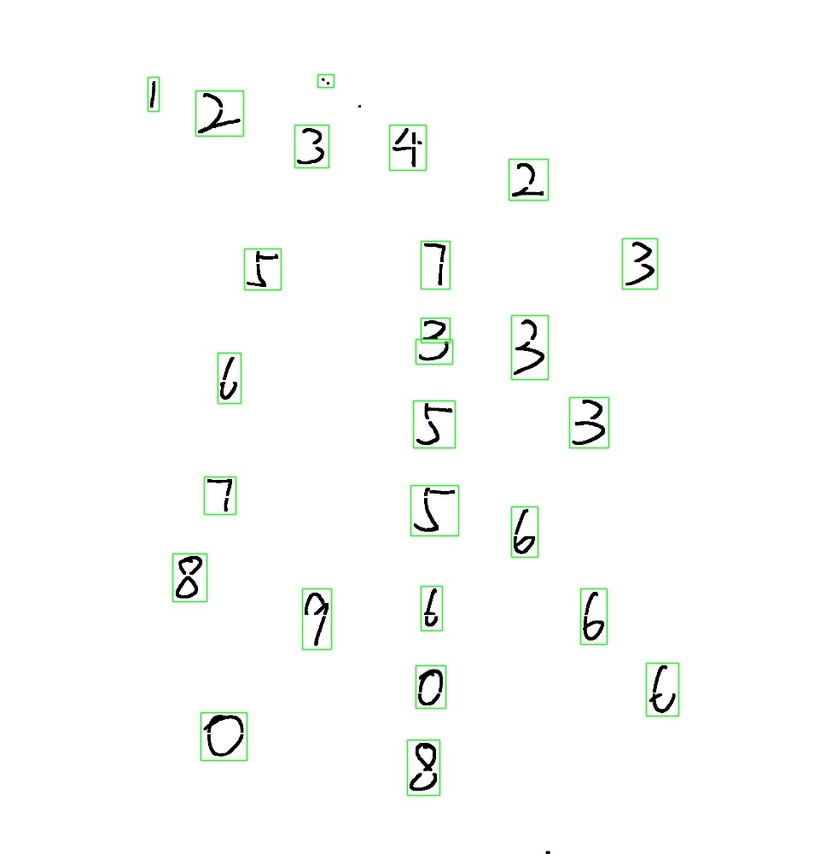
#> input picture bbox/10__ .jpg, 826 x 854 px, shrunk from 968 x 1000 before the run
$ python -i hough.py   (imports and definitions only)
#> lines starting #> are read from the running program, lines starting #| are printed output that depends on the picture; after the words box and inside, x2 and y2 are one past the last pixel; in counts of white or black regions, pixels touching at a corner belong together
#> further down, picture is the input picture: shape (854, 826, 3); mean B, G, R 250.6, 252, 250.7
import cv2
import numpy as np
import matplotlib.pyplot as plt
from PIL import Image, ImageFilter

def hough(img):
	img = Image.fromarray(img).convert('L')
	pixel = img.load()
	for x in range(img.width):
		for y in range(img.height):
			pixel[x, y] = 255 if pixel[x, y] > 150 else 0
	img = img.convert('RGB')
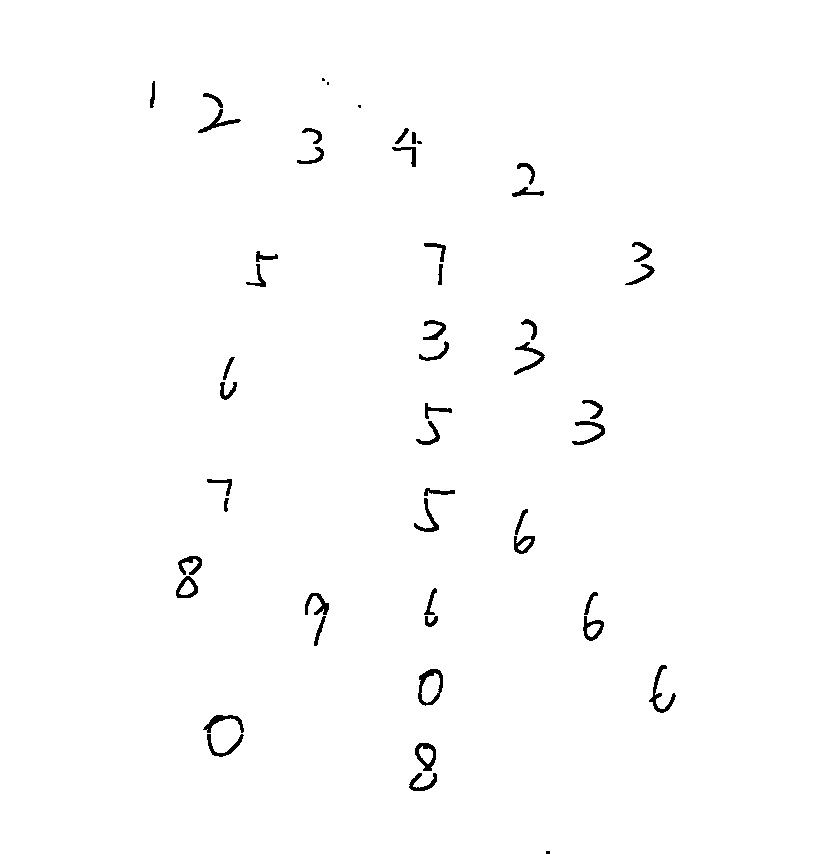
#> img: PIL image 826x854 RGB; 98.9% white; 51 black regions (5 under 20 px), largest, box (x1, y1, x2, y2) and area: (418, 669, 443, 706) 349, (649, 665, 676, 713) 315, (415, 743, 436, 771) 272
	img = np.asarray(img)

	rows,cols = img.shape[:2]
#> rows = 854; cols = 826

	edges = cv2.Canny(img,20,50)
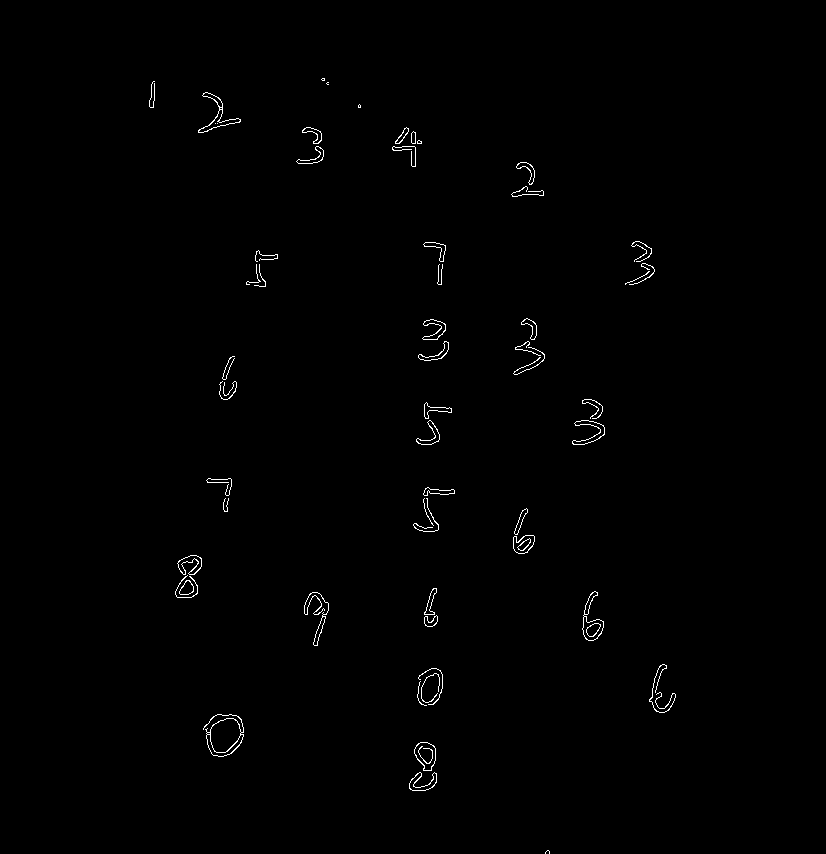
#> edges: shape (854, 826); 0.59% white in thin lines or dots, all inside (x1, y1, x2, y2) = (149, 78, 676, 854)
	im = img.copy()

	#cv2.imwrite('./dev/'+str(i+1)+'_.jpg', edges)

	#hough transform
	lines = cv2.HoughLinesP(edges,1,np.pi/180,150,minLineLength=10,maxLineGap=50)
#> lines = None
#> (the run stopped early here; a loop or call above may not have finished)

$ run again, on bbox/1__ .jpg
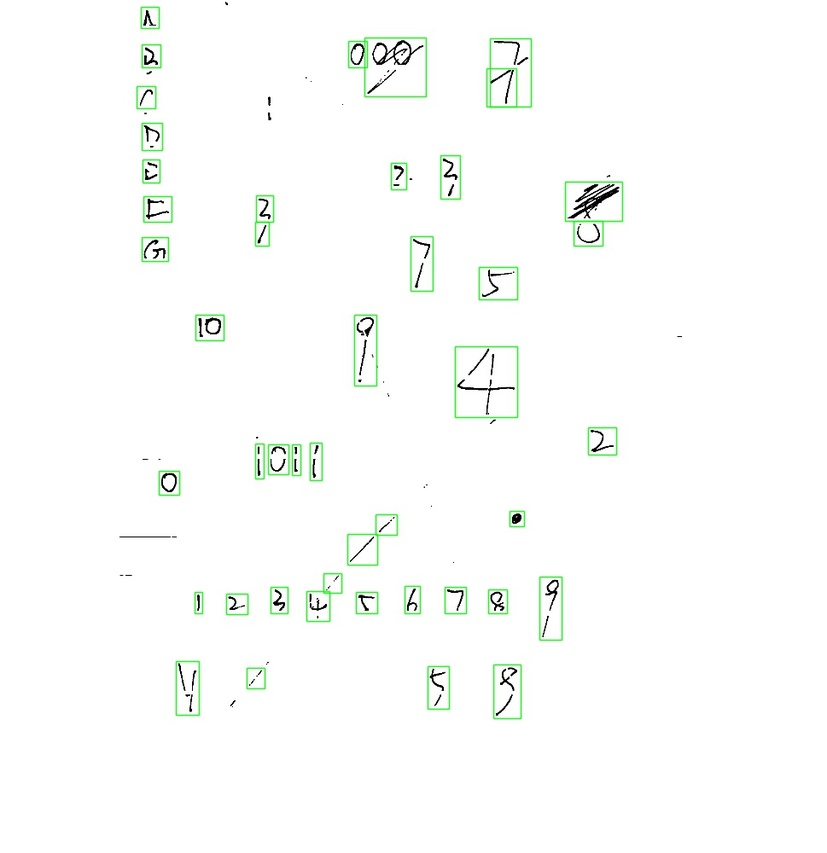
#> input picture bbox/1__ .jpg, 827 x 853 px, shrunk from 969 x 1000 before the run
#> picture is the input picture: shape (853, 827, 3); mean B, G, R 251, 252.7, 251
#> in hough, `img = img.convert('RGB')`:
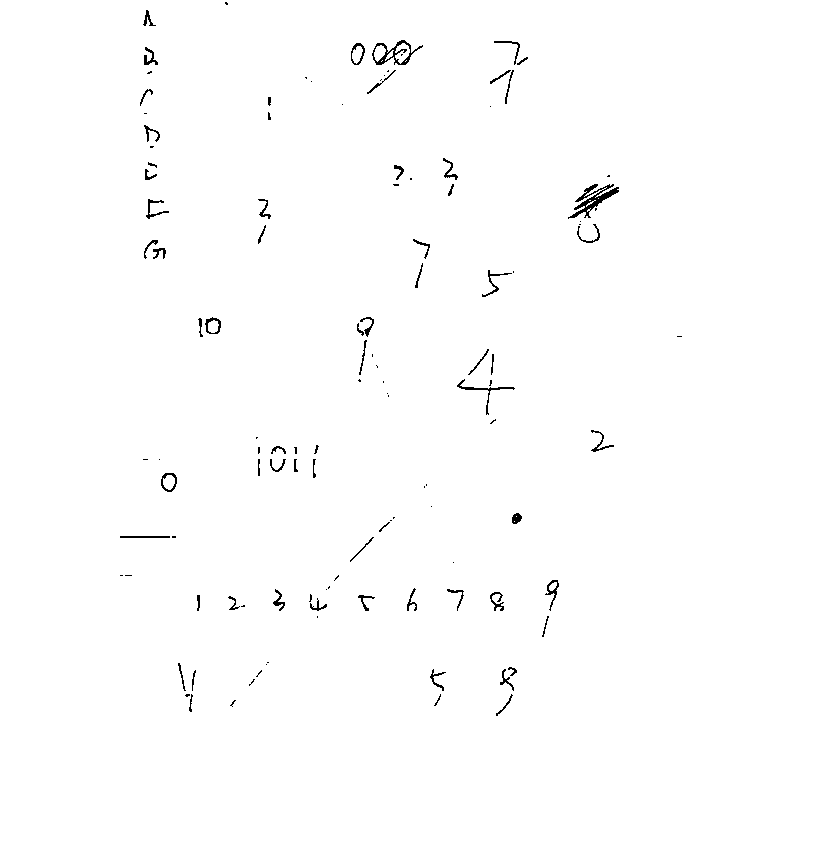
#> img: PIL image 827x853 RGB; 99.3% white; black in thin lines or dots, all inside (x1, y1, x2, y2) = (120, 2, 682, 716)
#> in hough, `edges = cv2.Canny(img,20,50)`:
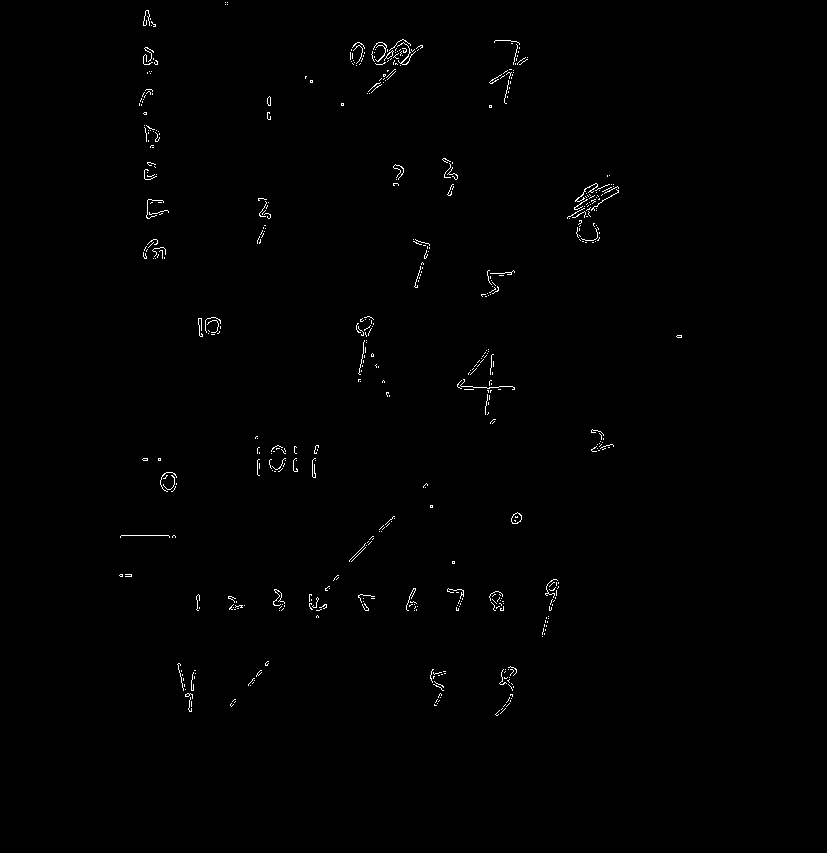
#> edges: shape (853, 827); 0.56% white in thin lines or dots, all inside (x1, y1, x2, y2) = (119, 2, 682, 716)
#> lines = None

$ run again, on bbox/2__ .jpg
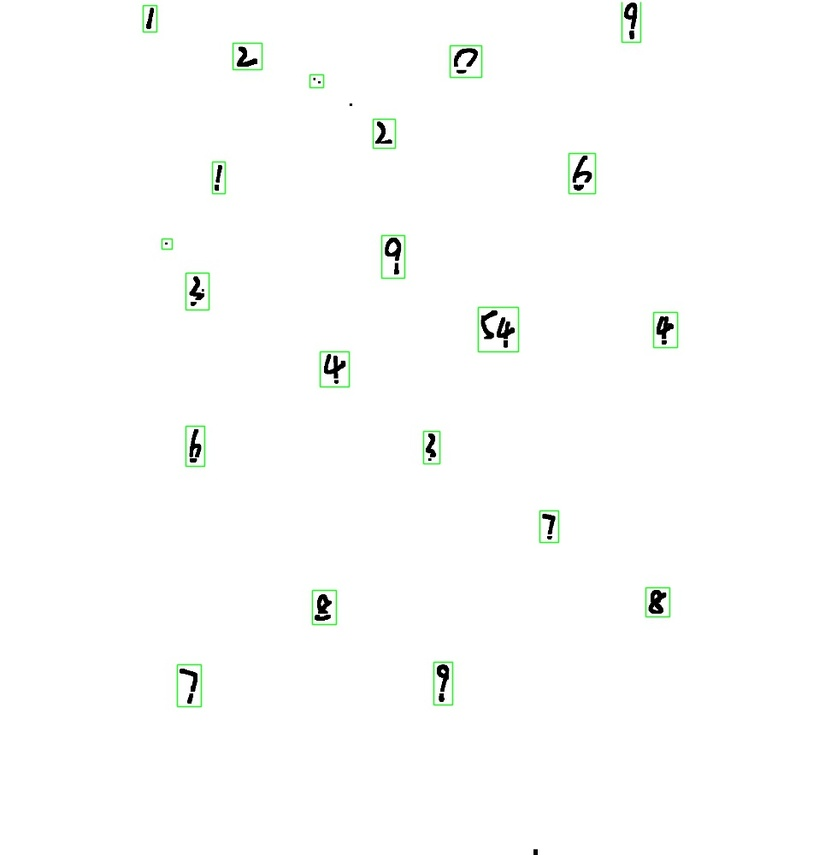
#> input picture bbox/2__ .jpg, 825 x 855 px, shrunk from 965 x 1000 before the run
#> picture is the input picture: shape (855, 825, 3); mean B, G, R 252.5, 253.2, 252.5
#> in hough, `img = img.convert('RGB')`:
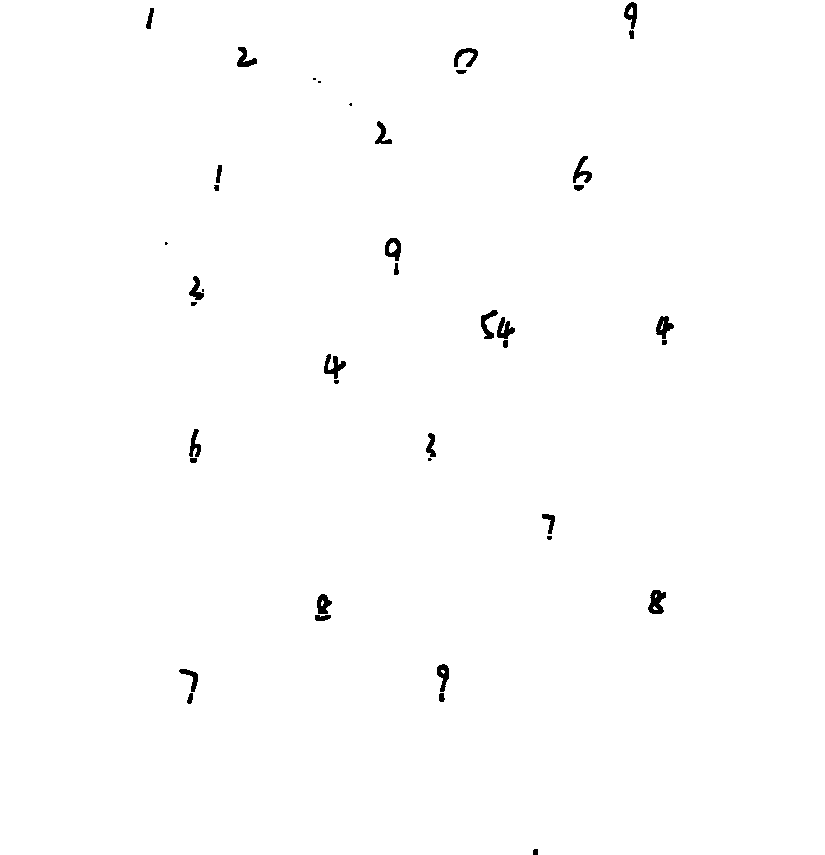
#> img: PIL image 825x855 RGB; 99.4% white; 41 black regions (8 under 20 px), largest, box (x1, y1, x2, y2) and area: (648, 590, 666, 614) 282, (324, 354, 346, 379) 256, (656, 316, 674, 339) 233
#> in hough, `edges = cv2.Canny(img,20,50)`:
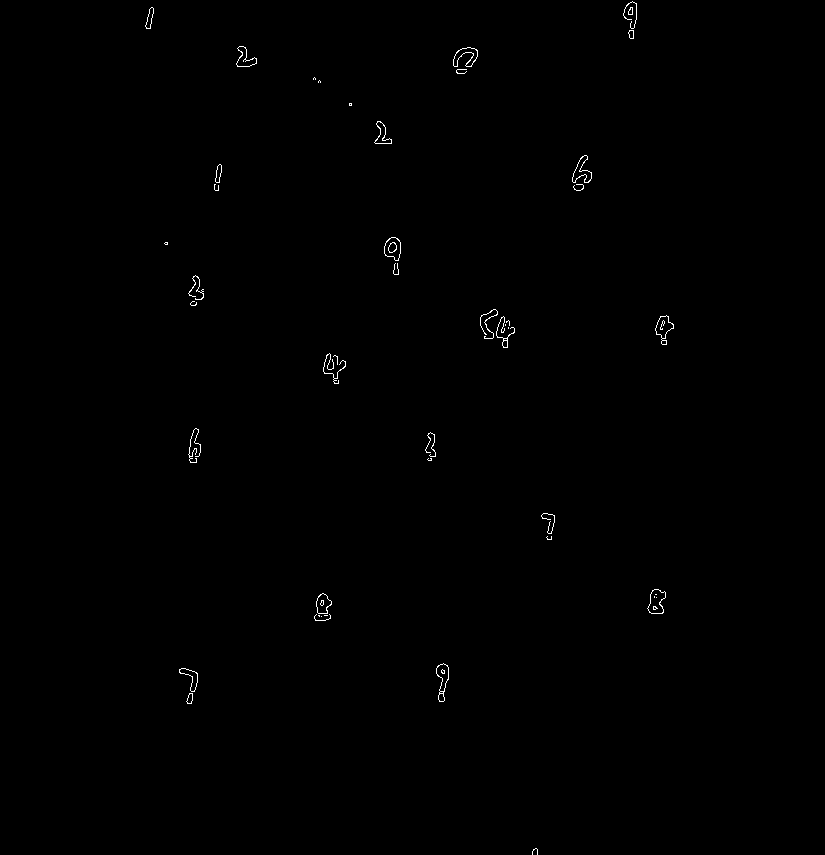
#> edges: shape (855, 825); 0.28% white in thin lines or dots, all inside (x1, y1, x2, y2) = (145, 1, 674, 855)
#> lines = None

$ run again, on bbox/4__ .jpg
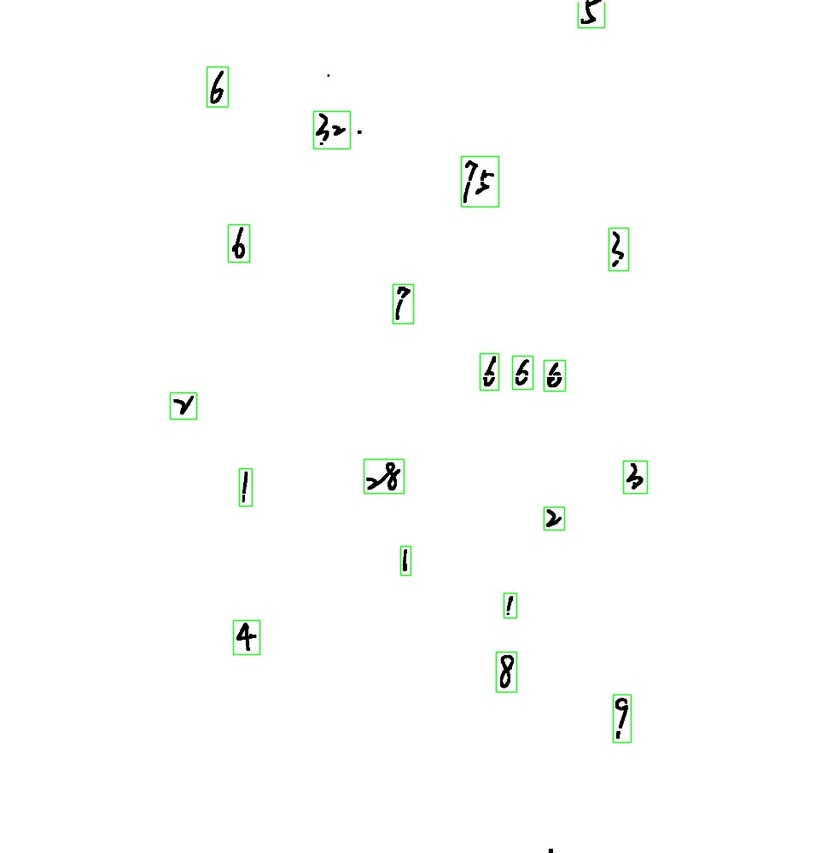
#> input picture bbox/4__ .jpg, 827 x 853 px, shrunk from 969 x 1000 before the run
#> picture is the input picture: shape (853, 827, 3); mean B, G, R 252.6, 253.4, 252.6
#> in hough, `img = img.convert('RGB')`:
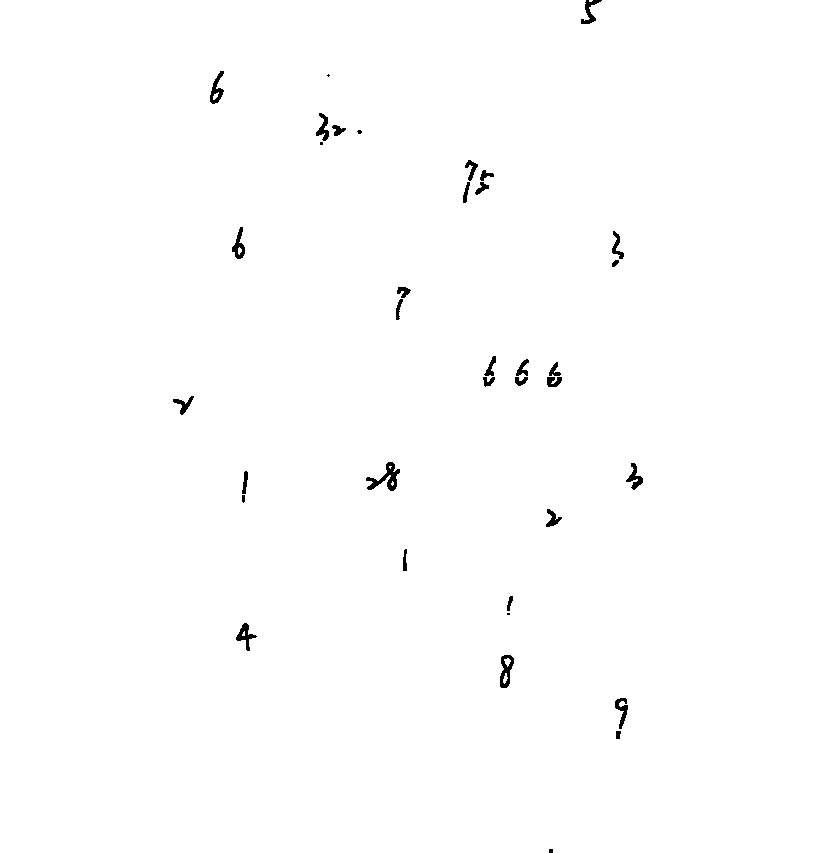
#> img: PIL image 827x853 RGB; 99.4% white; 36 black regions (5 under 20 px), largest, box (x1, y1, x2, y2) and area: (366, 462, 400, 491) 373, (500, 655, 514, 688) 255, (210, 71, 224, 104) 212
#> in hough, `edges = cv2.Canny(img,20,50)`:
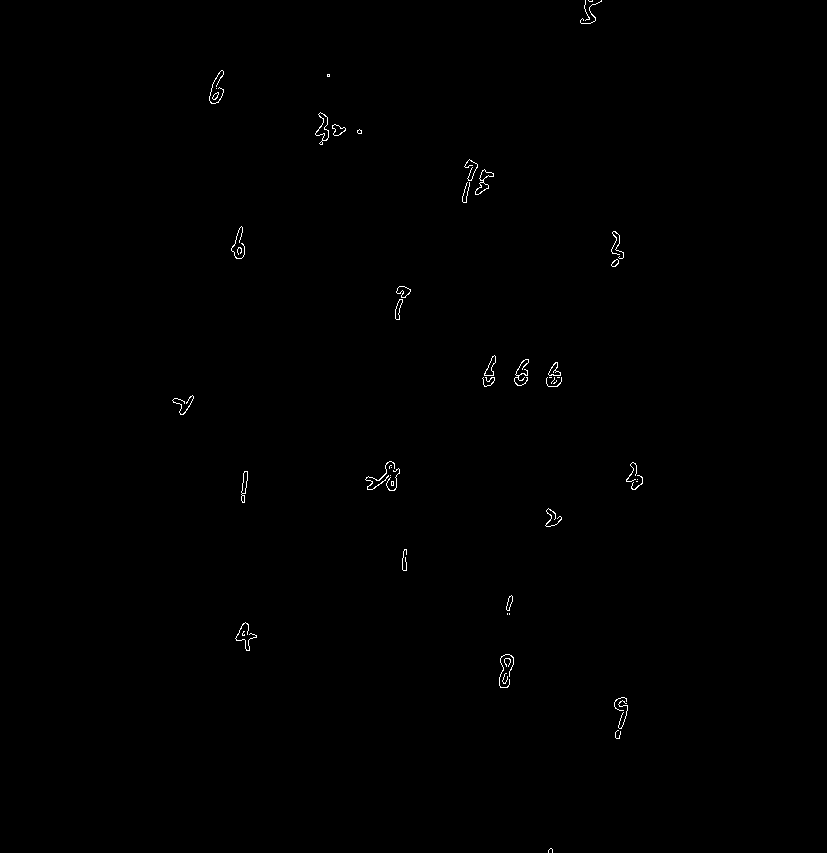
#> edges: shape (853, 827); 0.29% white in thin lines or dots, all inside (x1, y1, x2, y2) = (172, 0, 643, 853)
#> lines = None
